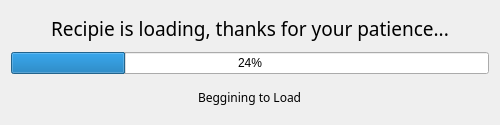
<?xml version="1.0" encoding="UTF-8"?>
<ui version="4.0">
 <class>DialogLoading</class>
 <widget class="QDialog" name="DialogLoading">
  <property name="geometry">
   <rect>
    <x>0</x>
    <y>0</y>
    <width>500</width>
    <height>125</height>
   </rect>
  </property>
  <property name="sizePolicy">
   <sizepolicy hsizetype="Fixed" vsizetype="Fixed">
    <horstretch>0</horstretch>
    <verstretch>0</verstretch>
   </sizepolicy>
  </property>
  <property name="contextMenuPolicy">
   <enum>Qt::NoContextMenu</enum>
  </property>
  <property name="windowTitle">
   <string>Dialog</string>
  </property>
  <layout class="QVBoxLayout" name="verticalLayout">
   <item>
    <layout class="QHBoxLayout" name="horizontalLayout">
     <item alignment="Qt::AlignHCenter">
      <widget class="QLabel" name="labelLoadingWelcome">
       <property name="font">
        <font>
         <family>Source Sans Pro</family>
         <pointsize>14</pointsize>
        </font>
       </property>
       <property name="text">
        <string>Recipie is loading, thanks for your patience...</string>
       </property>
      </widget>
     </item>
    </layout>
   </item>
   <item>
    <widget class="QProgressBar" name="progressBar">
     <property name="value">
      <number>24</number>
     </property>
    </widget>
   </item>
   <item>
    <layout class="QHBoxLayout" name="horizontalLayout_2">
     <item alignment="Qt::AlignHCenter">
      <widget class="QLabel" name="labelLoadingMessage">
       <property name="font">
        <font>
         <family>Source Sans Pro</family>
        </font>
       </property>
       <property name="text">
        <string>Beggining to Load</string>
       </property>
      </widget>
     </item>
    </layout>
   </item>
  </layout>
 </widget>
 <resources/>
 <connections/>
</ui>
